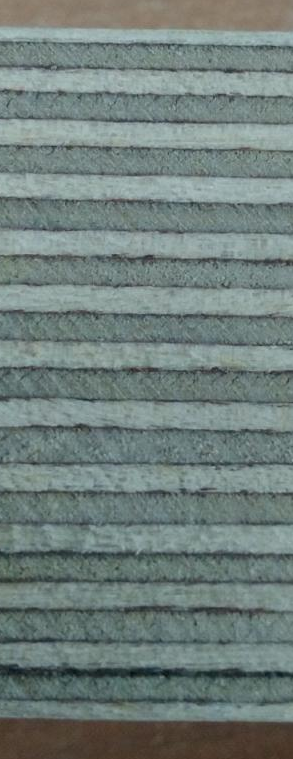
#> input picture pic/1.png, 293 x 759 px; the run also reads 2 pictures not shown here
$ jupyter execute --allow-errors veneer.ipynb   (shell and % lines are left out)
#> lines starting #> are read from the running program, lines starting #| are printed output that depends on the picture; after the words box and inside, x2 and y2 are one past the last pixel; in counts of white or black regions, pixels touching at a corner belong together
#> further down, img is the input picture: shape (759, 293, 3); mean B, G, R 123.2, 126.5, 112.2
### veneer.py
import math

import cv2
import pywt
import scipy.signal
import scipy.stats as stats
from scipy.signal import argrelextrema
from scipy import ndimage
from sklearn.ensemble import IsolationForest
import matplotlib.pyplot as plt
import numpy as np
from sklearn.decomposition import PCA
import pandas as pd


class Buono_Brutto_Cattivo:
    def __init__(self, img, segment_number=99):
        self.segment_number = segment_number
        self.img = img

    def separate(self):
        segment_number = self.segment_number
        img = cv2.cvtColor(self.img, cv2.COLOR_BGR2GRAY)
        h, w = img.shape[0], img.shape[1]
        # [4 lines of commented-out code are left out]
        newtimeshape = w // segment_number * segment_number
        # print(h, w, newtimeshape)
        wawletrgb=np.hsplit(self.img[:, :newtimeshape,:], segment_number)
        wavlet_list = np.hsplit(img[:, :newtimeshape], segment_number)
        # print(wavlet_list[0].shape[0], wavlet_list[0].shape[1])
        # print(wavlet_list[0])
        X = np.zeros((segment_number, wavlet_list[0].shape[0] * wavlet_list[0].shape[1]))
        for id, wavelet_part in enumerate(wavlet_list):
            X[id, :] = wavelet_part.flatten()
        pca = PCA(n_components=2)
        Xnew = pca.fit_transform(X)
        model = IsolationForest(n_estimators=500)
        res = model.fit_predict(Xnew)
        countminus = np.sum(res == -1)
        if countminus > segment_number // 2:
            res = res * -1
        for i in np.argwhere(res == -1):
            x1, x2 = i * newtimeshape // segment_number, (i + 1) * newtimeshape // segment_number
            # ax.axvspan(x1,x2,alpha=0.3, color='red')
            # ax2.text((x1+x2)/2,wavlet.y_axis_freq[wavlet.y_axis_freq.shape[0]//2],str(i),color='blue')
        for i in np.argwhere(res == 1):
            x1, x2 = i * newtimeshape // segment_number, (i + 1) * newtimeshape // segment_number
            # ax.axvspan(x1, x2, alpha=0.3, color='blue')
            # ax2.text((x1+x2)/2,wavlet.y_axis_freq[wavlet.y_axis_freq.shape[0]//2],str(i),color='red')
        allfile = pd.DataFrame(X)
        allfile['y'] = res
        good_frames = allfile.loc[allfile['y'] == 1].T
        # print(good_frames.shape)
        bad_frames = allfile.loc[allfile['y'] == -1].T
        # print(bad_frames.shape)
        col_list_bad = bad_frames.columns.tolist()
        col_list = good_frames.columns.tolist()
        corr = pd.concat([good_frames, bad_frames], axis=1).corr()
        c = []
        cor_bad_good = np.abs(corr[col_list].loc[col_list_bad])
        # [4 lines of commented-out code are left out]
        for ind, col in enumerate(col_list):
            if ind == 0:
                c.append(np.abs(good_frames[col].corr(good_frames[col_list[ind + 1]])))
            elif col_list[ind] == col_list[-1]:
                c.append(np.abs(good_frames[col].corr(good_frames[col_list[ind - 1]])))
            else:
                c.append(np.abs(good_frames[col].corr(good_frames[col_list[ind - 1]])))
                c.append(np.abs(good_frames[col].corr(good_frames[col_list[ind + 1]])))
        lim = np.median(c)
        # print(lim)
        good_another = cor_bad_good > lim * 0.95
        for index, row in good_another.iterrows():
            if row[col_list].mean() > lim:
                res[index] = 1
        repared = allfile.copy()
        repared['y'] = res
        # print('Bad_time:')
        bad = []
        for i in np.argwhere(res == -1):
            x1, x2 = i * newtimeshape // segment_number, (i + 1) * newtimeshape // segment_number
            # ax.axvspan(x1, x2, alpha=0.3, color='black')
            # print(time1)
            # print(time2)
            bad.append(wavlet_list[i[0]])
            # ax2.axvspan(x1,x2,alpha=0.3, color='black')
        good = []
        for i in np.argwhere(res == 1):
            x1, x2 = i * newtimeshape // segment_number, (i + 1) * newtimeshape // segment_number
            # ax.axvspan(x1, x2, alpha=0.3, color='white')
            # time1 = float(wavlet.x_axis_time[i * newtimeshape // segment_number])
            # time2 = float(wavlet.x_axis_time[(i + 1) * newtimeshape // segment_number])
            # # print(time1)
            # # print(time2)
            good.append(wawletrgb[i[0]])
            # [8 lines of commented-out code are left out]
        return np.concatenate(wawletrgb, axis=1)


# [20 lines left out: function w2d, not called in this run]


def auto_canny(image, sigma=0.33):
    v = np.median(image)
    lower = int(max(0, (1.0 - sigma) * v))
    upper = int(min(255, (1.0 + sigma) * v))
    edged = cv2.Canny(image, lower, upper,apertureSize=7)
    return edged


# [8 lines left out: function cross_image, not called in this run]


def _rotare_img(img):
    img_gray = cv2.cvtColor(img, cv2.COLOR_BGR2GRAY)
    h, w = img_gray.shape[0], img_gray.shape[1]
    line_l = max(h, w)
    # kernel = np.ones((5, 5), np.uint8)
    img_gray=cv2.GaussianBlur(img_gray, (3, 3), 0)
    se = cv2.getStructuringElement(cv2.MORPH_RECT, (8, 8))
    bg = cv2.morphologyEx(img_gray, cv2.MORPH_DILATE, se)
    out_gray = cv2.divide(img_gray, bg, scale=255)
    # img_edges = cv2.threshold(out_gray, 0, 255, cv2.THRESH_OTSU)[1]
    img_edges = auto_canny(out_gray)
    se = cv2.getStructuringElement(cv2.MORPH_RECT, (int(line_l/500), 1))
    img_edges = cv2.morphologyEx(img_edges, cv2.MORPH_DILATE, se)
    img_edges = cv2.bitwise_not(img_edges)
    img_edges = cv2.threshold(img_edges, 160,255, cv2.THRESH_OTSU)[1]
    img_edges = cv2.bitwise_not(img_edges)
    # img_edges=out_gray
    fig, ax = plt.subplots(nrows=1, ncols=2,figsize=(15,15))
    # img_edges = cv2.morphologyEx(img_edges, cv2.MORPH_GRADIENT, kernel)
    ax[0].imshow(img_edges, cmap='gray', vmin=0, vmax=255)


    lines = cv2.HoughLinesP(img_edges, rho=1,theta=np.pi/180, threshold=100, minLineLength=100, maxLineGap=line_l/50)
    # lines_v = cv2.HoughLinesP(img_edges, 1, np.pi / 90, 500, minLineLength=line_l / 5, maxLineGap=2)
    lines_t = []
    angles=[]
    if type(lines) == type(None):
        return _rotare_img(ndimage.rotate(img, 90))
    for [[x1, y1, x2, y2]] in lines:
        cv2.line(img, (x1, y1), (x2, y2), (0, 255, 0), 3)
        angle = np.degrees(np.arctan2(y2 - y1, x2 - x1))
        lines_t.append([[x1, y1, x2, y2]])
        angles.append(angle)
    median_angle = np.median(angles)
    img_rotated = ndimage.rotate(img, median_angle)
    lines_v_t = []
    # [26 lines of commented-out code are left out]
    ax[1].imshow(img_rotated)
    return img_rotated


def crop_ve(img):
    img_real = img.copy()
    img_gray = cv2.cvtColor(img, cv2.COLOR_BGR2GRAY)
    img_gray = np.uint8(img_gray)
    thresh, im_bw = cv2.threshold(img_gray, 0, 255, cv2.THRESH_BINARY | cv2.THRESH_OTSU)
    contours, x = cv2.findContours(im_bw, cv2.RETR_TREE, cv2.CHAIN_APPROX_SIMPLE)
    all_areas = []
    for cnt in contours:
        area = cv2.contourArea(cnt)
        all_areas.append(area)
    sorted_contours = sorted(contours, key=cv2.contourArea, reverse=True)
    largest_item = sorted_contours[0]
    x, y, w, h = cv2.boundingRect(largest_item)
    cropped = img_real[y:y + h, x:x + w]
    return cropped


class Veneer():
    def __init__(self, file_name):
        img_origin = cv2.imread(file_name)
        omg = _rotare_img(img_origin)
        bbc = Buono_Brutto_Cattivo(omg)
        clear = bbc.separate()
        crop = crop_ve(clear)
        self.img_origin = crop

    # [52 lines left out: functions conv_an, filt_img, edge_detector, not called in this run]

    def count_veneer(self, new_lienesbw, minLineLength=100, maxLineGap=5):
        new_lienes = new_lienesbw
        # new_lienesbw=cv2.cvtColor(new_lienesbw, cv2.COLOR_BGR2GRAY)
        minLineLength = minLineLength
        new_lienesbw = np.uint8(new_lienesbw)
        new_lienesbwblur = new_lienesbw
        maxLineGap = maxLineGap
        # new_lienesbwblur = cv2.blur(new_lienesbw, (7, 7))
        cv2.imwrite('new_lienesblur.jpg', new_lienesbwblur)
        lines = cv2.HoughLinesP(new_lienesbwblur, 1, np.pi / 180, 10, minLineLength, maxLineGap)
        for linee in lines:
            for x1, y1, x2, y2 in linee:
                cv2.line(new_lienes, (x1, y1), (x2, y2), (0, 255, 0), 1)
        round = 20
        # clear_matrix=np.zeros(new_lienesbw.shape)
        kernel = np.ones((1, 20), np.uint8)  # note this is a horizontal kernel
        d_im = cv2.dilate(new_lienesbw, kernel, iterations=1)
        clear_matrix = cv2.erode(d_im, kernel, iterations=1)
        for i in range(clear_matrix.shape[1]):
            column = new_lienesbw[:, i]
            for ind in range(0, len(column) - round, round):
                if np.sum(column[ind:ind + round]) > 1:
                    column[ind] = 1
                    column[ind + 1:ind + round] = 0
            clear_matrix[:, i] = column
        clear_matrix = np.where(clear_matrix > 1, 1, clear_matrix)
        veheer_count = np.sort(np.sum(clear_matrix, axis=0)) - 1
        # print(clear_matrix)
        # print(veheer_count.shape)
        counts, bins = np.histogram(veheer_count, bins=150)
        # print(veheer_count)
        veheer_count = np.where(veheer_count < 30, veheer_count, veheer_count)
        fit = stats.norm.pdf(veheer_count, np.mean(veheer_count), np.std(veheer_count))
        fig, ax = plt.subplots()
        ax.plot(veheer_count, fit, '-o')
        ax.hist(bins[:-1], bins, weights=counts / 100)
        ans = np.ceil(veheer_count[np.argmax(fit)] / 2) + 1
        # print(np.ceil(veheer_count[np.argmax(fit)]))
        (h, w) = clear_matrix.shape
        center = (int(w / 2), int(h / 2))
        font = cv2.FONT_HERSHEY_SIMPLEX
        bottomLeftCornerOfText = center
        fontScale = 1
        fontColor = (255, 255, 255)
        lineType = 2
        clear_matrix = clear_matrix * 255
        cv2.putText(clear_matrix, str(ans), bottomLeftCornerOfText,
                    font,
                    fontScale,
                    fontColor,
                    lineType)
        img = self.img_origin
        cv2.putText(img, str(ans), bottomLeftCornerOfText,
                    font,
                    fontScale,
                    fontColor,
                    lineType)
        return ans, img, clear_matrix, fig


# [14 lines that do not run on import are left out]

### veneer.ipynb
[cell 1]
import cv2
import numpy as np
import pywt
import matplotlib.pyplot as plt
import scipy.stats as stats
import scipy.signal
from scipy.signal import argrelextrema
from veneer import _rotare_img

[cell 2]
def w2d(img, mode='haar', level=1):
    imArray = img
    #Datatype conversions
    #convert to grayscale
    imArray = cv2.cvtColor( imArray,cv2.COLOR_RGB2GRAY )
    #convert to float
    imArray =  np.float32(imArray)
    imArray /= 255
    # compute coefficients
    coeffs=pywt.wavedec2(imArray, mode, level=level)

    #Process Coefficients
    coeffs_H=list(coeffs)
    coeffs_H[0] *= 0

    # reconstruction
    imArray_H=pywt.waverec2(coeffs_H, mode)
    imArray_H *= 255
    imArray_H =  np.uint8(imArray_H)
    return imArray_H

[cell 3]
def cross_image(im1, im2):
   # get rid of the color channels by performing a grayscale transform
   # the type cast into 'float' is to avoid overflows
   im1_gray = np.sum(im1.astype('float'), axis=2)
   im2_gray = np.sum(im2.astype('float'), axis=2)

   # get rid of the averages, otherwise the results are not good
   im1_gray -= np.mean(im1_gray)
   im2_gray -= np.mean(im2_gray)

   # calculate the correlation image; note the flipping of onw of the images
   return scipy.signal.fftconvolve(im1_gray, im2_gray[::-1,::-1], mode='same')
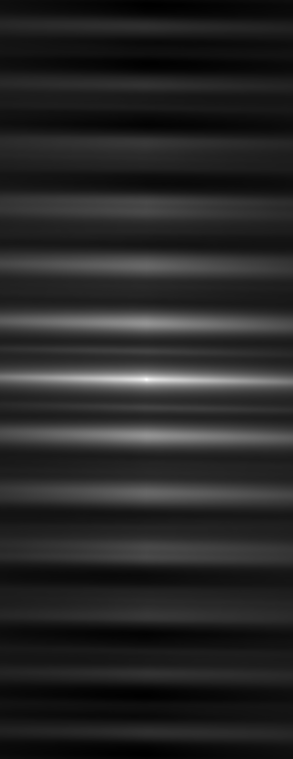
#> returned value: shape (759, 293) float64; min -187436315.3, max 1.72e+09, mean 105455517.8; drawn with min black and max white

[cell 4]
img = cv2.imread('pic/1.png')
plt.imshow(img)

[cell 5]
conv=cross_image(img,img)
maxi=np.unravel_index(np.argmax(conv), conv.shape)
#> maxi = (379, 146)
print(maxi)
#| (379, 146)
plt.imshow(conv)

[cell 6]
mass=[]
for i in range(conv.shape[1]):
    filt=conv[:,i]
    locminarg = argrelextrema(filt, np.greater, order=5)[0]
    mass.append(np.round(len(locminarg)/2)+1)
#> after the loop, mass = 293 values, max 12 at index 8, min 11 at index 0, mean 11.2

[cell 7]
counts, bins = np.histogram(mass,bins=10)
#> counts = [233, 0, 0, 0, 0, 0, 0, 0, 0, 60]; bins = [11, 11.1, 11.2, 11.3, 11.4, 11.5, 11.6, 11.7, 11.8, 11.9, 12]
plt.hist(bins[:-1], bins, weights=counts/100)

[cell 8]
minLineLength =50
maxLineGap = 20
conv = conv / conv.max() # normalize the data to 0 - 1
conv = 255 * conv # Now scale by 255
conv_img = conv.astype(np.uint8)
plt.imshow(conv_img)
lines = cv2.HoughLinesP(conv_img,1,np.pi/180,100,minLineLength,maxLineGap)
#> lines = 2094 rows, first 6: [150, 518, 227, 250], [185, 75, 193, 36], [80, 508, 126, 247], [177, 421, 180, 249], [228, 512, 228, 250], [62, 74, 69, 107]
for linee in lines:
    for x1, y1, x2, y2 in linee:
        cv2.line(conv_img, (x1, y1), (x2, y2), (0, 255, 0), 1)
#> this loop made 2094 passes
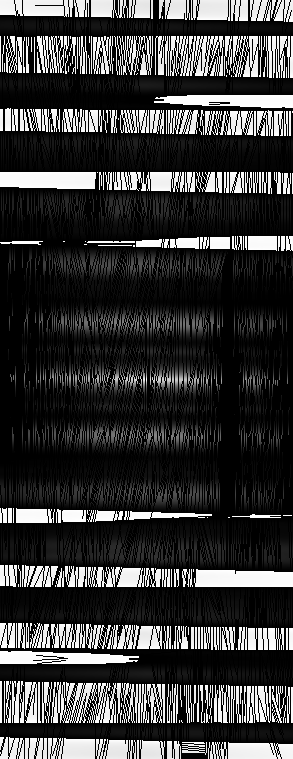
#> conv_img: shape (759, 293); min 0, max 255, mean 56.9
cv2.imwrite('conv_imgn.jpg',conv_img)
round=20
clear_matrix=np.zeros(conv_img.shape)
#> clear_matrix: shape (759, 293) float64; every value is 0
# kernel = np.ones((1,20), np.uint8)  # note this is a horizontal kernel
# d_im = cv2.dilate(conv_img, kernel, iterations=1)
# clear_matrix = cv2.erode(d_im, kernel, iterations=1)
for i in range(clear_matrix.shape[1]):
    column = conv_img[:, i]
    for ind in range(0,len(column)-round,round):
        if np.sum(column[ind:ind+round])>1:
            column[ind]=1
            column[ind+1:ind+round]=0
    clear_matrix[:,i]=column
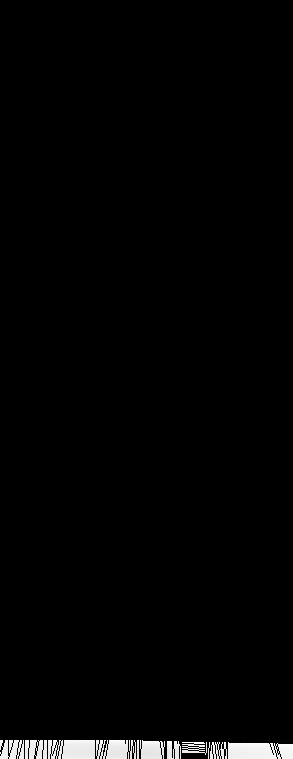
#> clear_matrix: shape (759, 293) float64; min 0, max 255, mean 4.4
clear_matrix=np.where(clear_matrix>1, 1, clear_matrix)
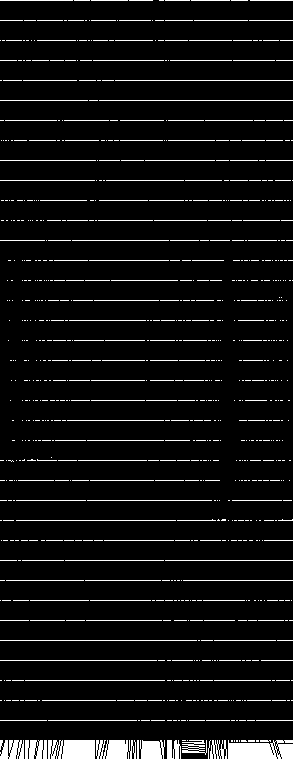
#> clear_matrix: shape (759, 293) float64; values 0 (black) and 1 (white), 6.1% white; 797 white regions (659 under 20 px), largest, box (x1, y1, x2, y2) and area: (228, 740, 293, 759) 1023, (48, 740, 95, 759) 801, (96, 740, 129, 759) 520
veheer_count=np.sort(np.sum(clear_matrix,axis=0))-1
#> veheer_count = 293 values from 20 to 55

[cell 9]
veheer_count
#> Out = 293 values from 20 to 55

[cell 10]
size =8
if not size%2:
    size +=1
kernel = np.ones((size,size),np.float32)/(size*size)
filtered= cv2.filter2D(img,-1,kernel)
filtered = img.astype('float32') - filtered.astype('float32')
filtered = filtered + 127*np.ones(img.shape, np.uint8)
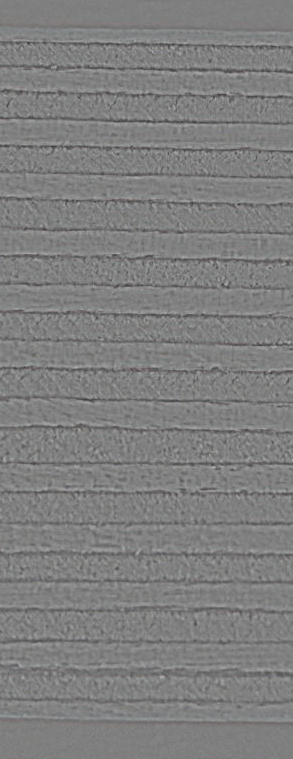
#> filtered: shape (759, 293, 3) float32; mean B, G, R 127, 127, 127
filtered=np.uint8(filtered)
cv2.imwrite('outputhpass.jpg', filtered)
#> Out = True

[cell 11]
plt.imshow(filtered)

[cell 12]
# gray = cv2.cvtColor(filtered,cv2.COLOR_BGR2GRAY)
gray=w2d(filtered,'db1',15)
#> in w2d, `coeffs=pywt.wavedec2(imArray, mode, level=level)`: coeffs = 16 items, first 6: [16310.9], ([0], [0], [0]), ([0], [0], [0]), ([0], [0], [0]), ([0], [0], [0]), ([0], [0], [0])
#> in w2d, `coeffs_H=list(coeffs)`: coeffs_H has the same summary as coeffs
cv2.imwrite('gray.jpg', gray)
gray=cv2.blur(gray, (5, 3))
(thresh, blackAndWhiteImage) = cv2.threshold(gray, 127, 255, cv2.THRESH_BINARY)
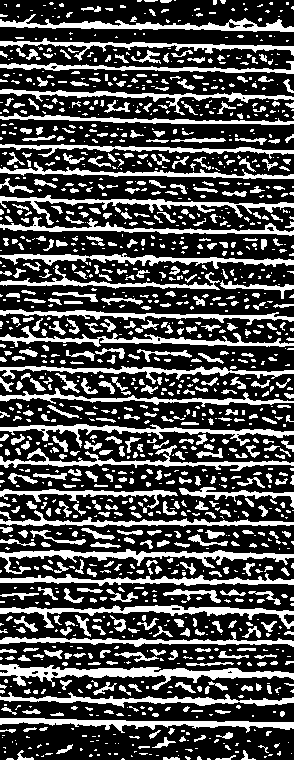
#> blackAndWhiteImage: shape (760, 294); 30.5% white; 1334 white regions (800 under 20 px), largest, box (x1, y1, x2, y2) and area: (0, 664, 294, 690) 2523, (0, 549, 294, 574) 1946, (0, 605, 294, 629) 1757
kernel = np.ones((1,2), np.uint8)  # note this is a horizontal kernel
#> kernel = [[1, 1]]
d_im = cv2.dilate(blackAndWhiteImage, kernel, iterations=1)
#> d_im: shape (760, 294); 34.4% white; 1220 white regions (617 under 20 px), largest, box (x1, y1, x2, y2) and area: (0, 664, 294, 690) 2658, (0, 549, 294, 574) 2087, (0, 605, 294, 629) 1862
blackAndWhiteImage = cv2.erode(d_im, kernel, iterations=1)
#> blackAndWhiteImage: shape (760, 294); 30.6% white; 1289 white regions (752 under 20 px), largest, box (x1, y1, x2, y2) and area: (0, 664, 294, 690) 2531, (0, 549, 294, 574) 1953, (0, 605, 294, 629) 1756
# blackAndWhiteImage=w2d(blackAndWhiteImage,'db1',10)
cv2.imwrite('blackAndWhiteImage.jpg', blackAndWhiteImage)
edges = cv2.Canny(blackAndWhiteImage,50,150,apertureSize = 5)
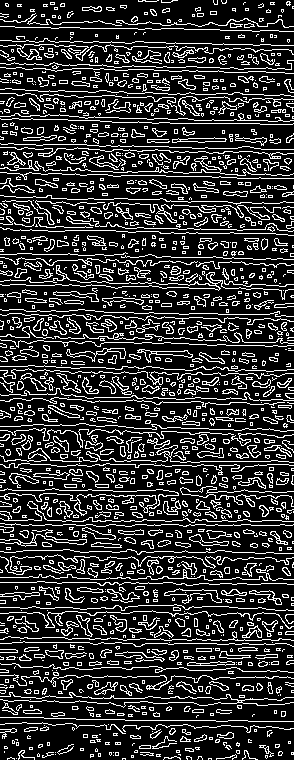
#> edges: shape (760, 294); 20.2% white in thin lines or dots
cv2.imwrite('edges.jpg', edges)
minLineLength =50
maxLineGap = 20
lines = cv2.HoughLinesP(blackAndWhiteImage,1,np.pi/180,100,minLineLength,maxLineGap)
#> lines = 107 rows, first 6: [0, 554, 136, 554], [0, 641, 293, 641], [0, 611, 149, 611], [8, 670, 293, 675], [0, 581, 293, 581], [0, 92, 293, 97]
new_lienes= np.zeros(img.shape, np.uint8)
#> new_lienes: shape (759, 293, 3); every value is 0
for linee in lines:

    for x1, y1, x2, y2 in linee:
        cv2.line(img, (x1, y1), (x2, y2), (0, 255, 0), 1)
        cv2.line(new_lienes, (x1, y1), (x2, y2), (0, 255, 0), 1)
#> this loop made 107 passes
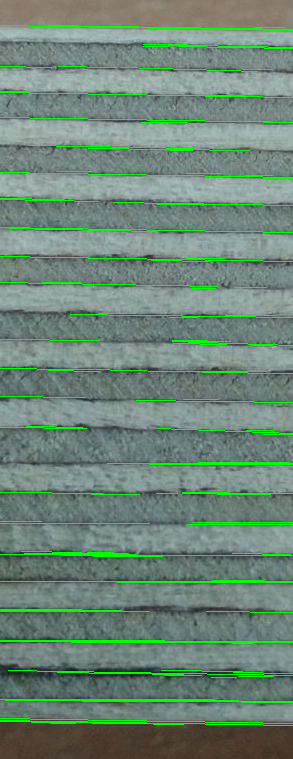
#> img: shape (759, 293, 3); 5.26% of pixels changed, all inside (x1, y1, x2, y2) = (0, 25, 293, 726)
#> new_lienes: shape (759, 293, 3); mean B, G, R 0, 13.4, 0

[cell 13]
cv2.imwrite('linedetector.jpg',img)
plt.imshow(img)
cv2.imwrite('new_lienes.jpg',new_lienes)
new_lienesbw=cv2.imread('new_lienes.jpg',0)

new_lienesbwblur=cv2.blur(new_lienesbw, (7, 7))
cv2.imwrite('new_lienesblur.jpg',new_lienesbwblur)
lines = cv2.HoughLinesP(new_lienesbwblur,1,np.pi/180,100,minLineLength,maxLineGap)
#> lines = 268 rows, first 6: [5, 672, 292, 677], [111, 202, 292, 206], [0, 119, 292, 119], [0, 226, 292, 231], [0, 174, 292, 174], [0, 641, 292, 641]
for linee in lines:
    for x1, y1, x2, y2 in linee:
        cv2.line(new_lienes, (x1, y1), (x2, y2), (0, 255, 0), 1)
#> this loop made 268 passes
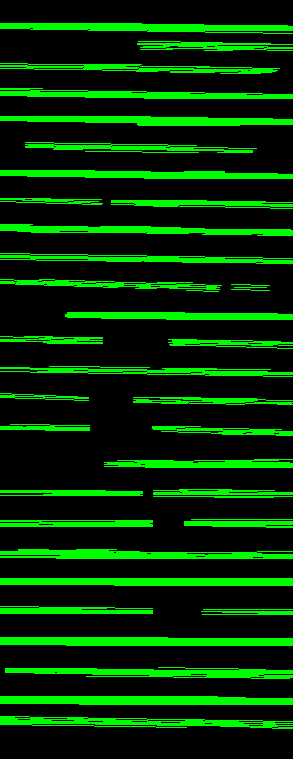
#> new_lienes: shape (759, 293, 3); mean B, G, R 0, 49.6, 0
cv2.imwrite('new_lienes_fin.jpg',new_lienes)
round=20
clear_matrix=np.zeros(new_lienesbw.shape)
kernel = np.ones((1,20), np.uint8)  # note this is a horizontal kernel
d_im = cv2.dilate(new_lienesbw, kernel, iterations=1)
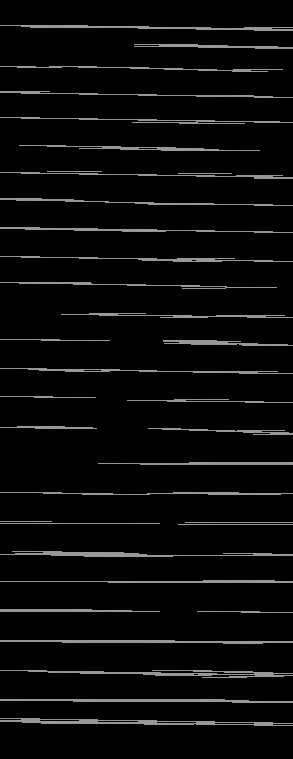
#> d_im: shape (759, 293); min 0, max 155, mean 10.4
clear_matrix = cv2.erode(d_im, kernel, iterations=1)
for i in range(clear_matrix.shape[1]):
    column = new_lienesbw[:, i]
    for ind in range(0,len(column)-round,round):
        if np.sum(column[ind:ind+round])>1:
            column[ind]=1
            column[ind+1:ind+round]=0
    clear_matrix[:,i]=column
#> (the rest of the program and of its run is left out)
